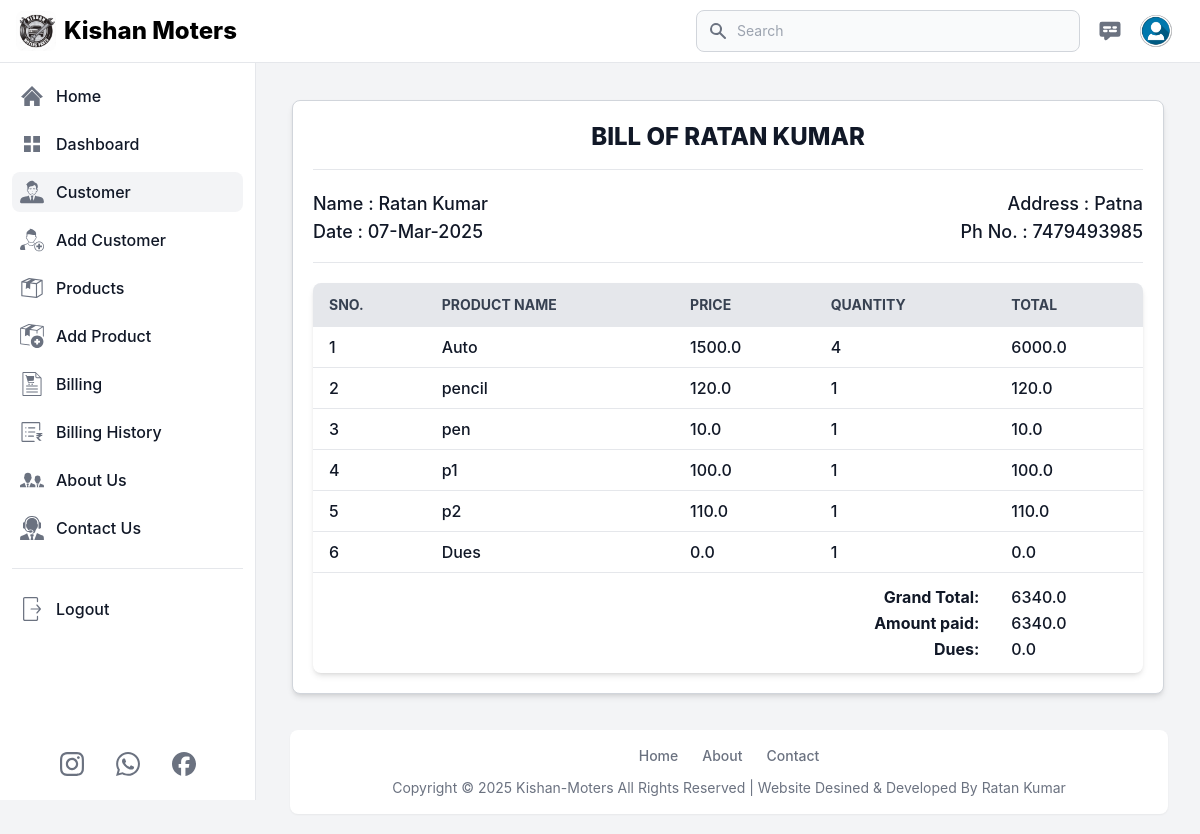
Page /customer_billing_detail/2/11 (signed in) on the committed database.
### app.py (models this page shows, shortened)
class Customer(db.Model):
    id = db.Column(db.Integer, primary_key=True)
    user_id = db.Column(db.Integer, db.ForeignKey('user.id'), nullable=False)
    customer_name = db.Column(db.String(100), nullable=False)
    customer_village = db.Column(db.String(100), nullable=False)
    customer_mob_no = db.Column(db.String(100), nullable=False)

class BillingDetails(db.Model):
    id = db.Column(db.Integer, primary_key=True)
    billing_id = db.Column(db.Integer, db.ForeignKey('billing.id'), nullable=False)
    product_id = db.Column(db.Integer, db.ForeignKey('products.id'), nullable=False)
    quantity = db.Column(db.Integer, nullable=False)
    total_price = db.Column(db.Float, nullable=False)
    billing = db.relationship('Billing', backref=db.backref('details', lazy=True, cascade="all"))
    product = db.relationship('Products', backref=db.backref('billing_details', lazy=True, cascade="all"))

class Billing(db.Model):
    id = db.Column(db.Integer, primary_key=True)
    customer_id = db.Column(db.Integer, db.ForeignKey('customer.id'), nullable=False)
    billing_date = db.Column(db.DateTime, default=india_time)
    total_amount = db.Column(db.Float, nullable=False)
    amount_paid = db.Column(db.Float, default=0)  # Amount the customer paid
    dues = db.Column(db.Float, default=0)  # Remaining amount to be paid
    customer = db.relationship('Customer', backref=db.backref('bills', lazy=True, cascade="all"))

class Products(db.Model):
    id = db.Column(db.Integer, primary_key=True)
    user_id = db.Column(db.Integer, db.ForeignKey('user.id'), nullable=False)
    prod_name = db.Column(db.String(100), nullable=False)
    prod_quantity = db.Column(db.Integer, nullable=False)
    prod_sell_price = db.Column(db.Integer, nullable=False)
    prod_mrp = db.Column(db.Integer, nullable=False)
    prod_buy_price = db.Column(db.Integer, nullable=False)
    prod_min_quantity = db.Column(db.Integer, nullable=False)

### app.py (the view)
@app.route('/customer_billing_detail/<int:custo_id>/<int:bill_id>', methods=['GET'])
def customer_billing_detail(custo_id, bill_id):
    if 'email' in session:
        user = User.query.filter_by(email=session['email']).first()
        customer = Customer.query.filter_by(id=custo_id, user_id=user.id).first()
        messages = Contact_us.query.order_by(Contact_us.id.desc()).all()
        customer_billing_details = (
            db.session.query(BillingDetails, Billing, Products)
            .join(Billing, BillingDetails.billing_id == Billing.id)
            .join(Products, BillingDetails.product_id == Products.id)
            .filter(Billing.id == bill_id)
            .all()
        )
        return render_template(
            'customer_bill_detail.html',
            title='Customer Detail',
            current_page='customer',
            user=user,
            customer=customer,
            customer_billing_details=customer_billing_details,
            messages=messages
        )
    else:
        flash('You need to login first.', 'error')
        return redirect('/login')

### templates/customer_bill_detail.html
{% extends 'layout.html' %}
{% block content %}
<main class="p-4 md:ml-64 h-auto pt-20">
    <div class="p-5 m-2 md:m-5 bg-white dark:bg-gray-800 rounded-lg shadow-md border border-gray-300 dark:border-gray-700">
        <div class="flex justify-center items-center pb-4 mb-4 rounded-t border-b sm:mb-5 dark:border-gray-600">
            <h3 class="text-2xl block uppercase font-extrabold text-gray-900 dark:text-white">
                Bill of {{customer.customer_name}}
            </h3>
        </div>
        <div class="grid sm:grid-cols-2 pb-4 rounded-t border-b dark:border-gray-600">
            <div class="text-lg font-medium text-gray-900 dark:text-white">
                <label for="Customer Name" class="block">
                    Name : {{customer.customer_name}}
                </label>
                {% for details, bill, product in customer_billing_details %}
                {% if loop.first %}
                <label for="Date" class="block">
                    Date : {{ bill.billing_date.strftime('%d-%b-%Y') }}
                </label>
                {% endif %}
                {% endfor %}
            </div>
            <div class="text-lg md:text-right font-medium text-gray-900 dark:text-white">
                <label for="Customer Address" class="block">
                    Address : {{customer.customer_village}}
                </label>
                <label for="customer_phone" class="block">
                    Ph No. : {{customer.customer_mob_no}}
                </label>
            </div>
        </div>
        <div class="mt-5 bg-white dark:bg-gray-800 relative shadow-md sm:rounded-lg overflow-hidden">
            <div class="overflow-x-auto">
                <table class="billing-table  w-full text-sm text-left text-gray-500 dark:text-gray-400">
                    <thead class="text-sm text-gray-700 uppercase bg-gray-200 dark:bg-gray-700 dark:text-gray-400">
                        <tr>
                            <th scope="col" class="px-4 py-3 whitespace-nowrap">SNo.</th>
                            <th scope="col" class="px-4 py-3 whitespace-nowrap">Product Name</th>
                            <th scope="col" class="px-4 py-3 whitespace-nowrap">Price</th>
                            <th scope="col" class="px-4 py-3 whitespace-nowrap">Quantity</th>
                            <th scope="col" class="px-4 py-3 whitespace-nowrap">Total</th>
                        </tr>
                    </thead>
                    <tbody>
                        {% for details, bill, product in customer_billing_details %}
                            <tr class="border-b text-base dark:border-gray-600 hover:bg-gray-100 dark:hover:bg-gray-700">
                                <td class="px-4 py-2 font-medium text-gray-900 whitespace-nowrap dark:text-white">
                                    <div class="flex items-center">
                                        {{loop.index}}
                                    </div>
                                </td>
                                <td class="px-4 py-2 font-medium text-gray-900 whitespace-nowrap dark:text-white">
                                    <div class="flex items-center">
                                        {{product.prod_name}}
                                    </div>
                                </td>
                                <td class="px-4 py-2 font-medium text-gray-900 whitespace-nowrap dark:text-white">
                                    <div class="flex items-center">
                                        {{details.total_price/details.quantity}}
                                    </div>
                                </td>
                                <td class="px-4 py-2 font-medium text-gray-900 whitespace-nowrap dark:text-white">
                                    <div class="flex items-center">
                                        {{details.quantity}}
                                    </div>
                                </td>
                                <td class="px-4 py-2 font-medium text-gray-900 whitespace-nowrap dark:text-white">
                                    <div class="flex items-center">
                                        {{details.total_price}}
                                    </div>
                                </td>
                            </tr>
                        {% endfor %}
                        {% for details, bill, product in customer_billing_details %}
                            {% if loop.first %}
                                <tr>
                                    <td colspan="4" class="text-right px-4 pt-3 text-base font-medium text-gray-900 whitespace-nowrap dark:text-white">
                                        <strong>Grand Total:</strong>
                                    </td>
                                    <td colspan="2" class="grand-total px-4 pt-3 text-base font-medium text-gray-900 whitespace-nowrap dark:text-white">
                                        {{ bill.total_amount}}
                                    </td>
                                </tr>
                                <tr>
                                    <td colspan="4" class="text-right px-4 text-base font-medium text-gray-900 whitespace-nowrap dark:text-white">
                                        <strong>Amount paid:</strong>
                                    </td>
                                    <td colspan="2" class="grand-total px-4 text-base font-medium text-gray-900 whitespace-nowrap dark:text-white">
                                        {{ bill.amount_paid}}
                                    </td>
                                </tr>
                                <tr>
                                    <td colspan="4" class="text-right px-4 pb-3 text-base font-medium text-gray-900 whitespace-nowrap dark:text-white">
                                        <strong>Dues:</strong>
                                    </td>
                                    <td colspan="2" class="grand-total px-4 pb-3 text-base font-medium text-gray-900 whitespace-nowrap dark:text-white">
                                        {{bill.total_amount - bill.amount_paid}}
                                    </td>
                                </tr>
                            {% endif %}
                        {% endfor %}
                    </tbody>
                </table>
            </div>
        </div>
    </div>
</main>
{% endblock %}

### rows in the picture
Customer: customer_name "RATAN KUMAR", customer_name "Ratan Kumar", customer_village "Patna", customer_mob_no "7479493985"
BillingDetails: billing_date "07-Mar-2025", prod_name "Auto", details.total_price/details.quantity "1500.0", quantity "4", total_price "6000.0", total_amount "6340.0", amount_paid "6340.0", bill.total_amount-bill.amount_paid "0.0"
BillingDetails: prod_name "pencil", details.total_price/details.quantity "120.0", quantity "1", total_price "120.0"
BillingDetails: prod_name "pen", details.total_price/details.quantity "10.0", quantity "1", total_price "10.0"
BillingDetails: prod_name "p1", details.total_price/details.quantity "100.0", quantity "1", total_price "100.0"
BillingDetails: prod_name "p2", details.total_price/details.quantity "110.0", quantity "1", total_price "110.0"
BillingDetails: prod_name "Dues", details.total_price/details.quantity "0.0", quantity "1", total_price "0.0"
